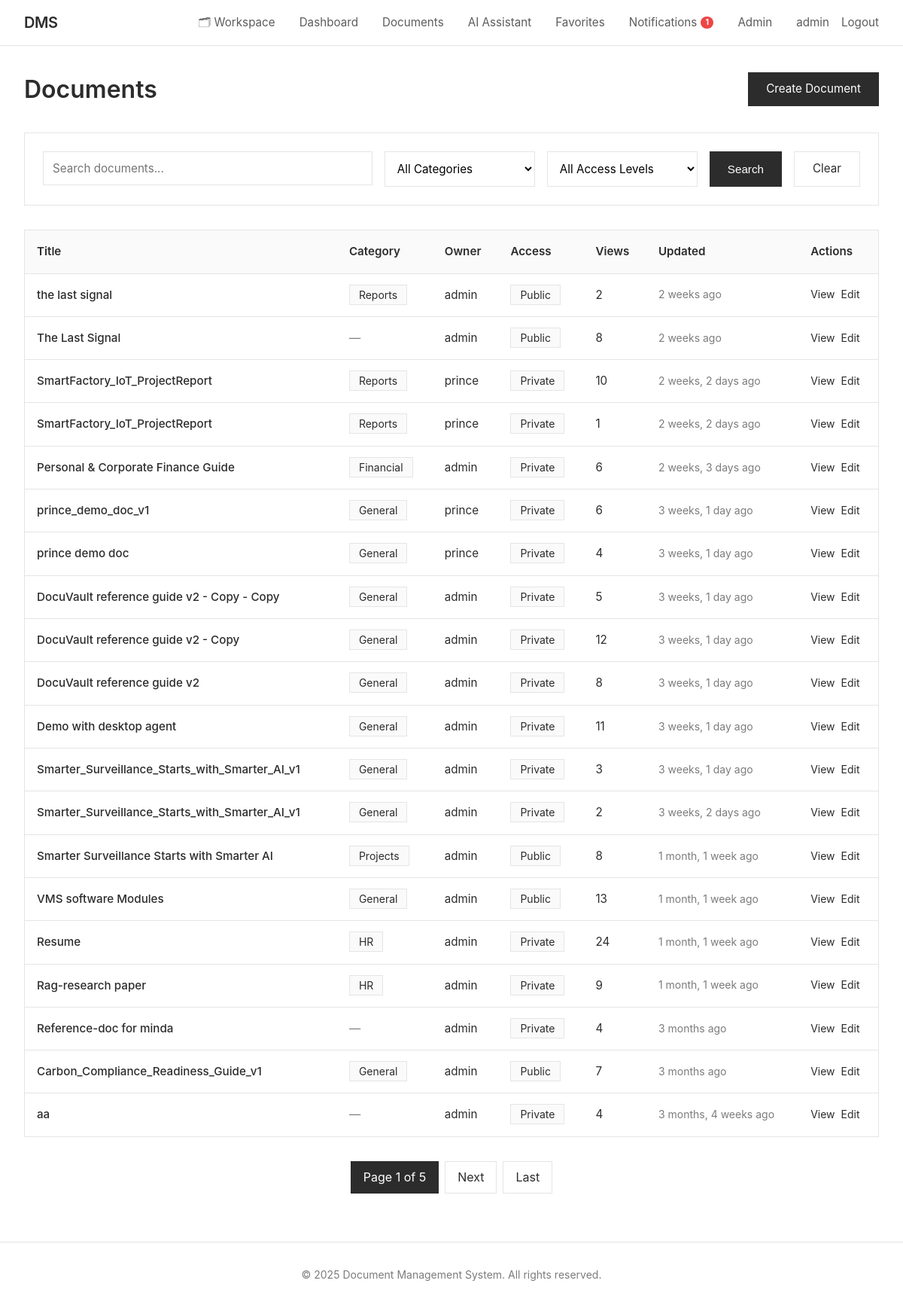
/documents/ (signed in), run on an earlier commit of the app's database.
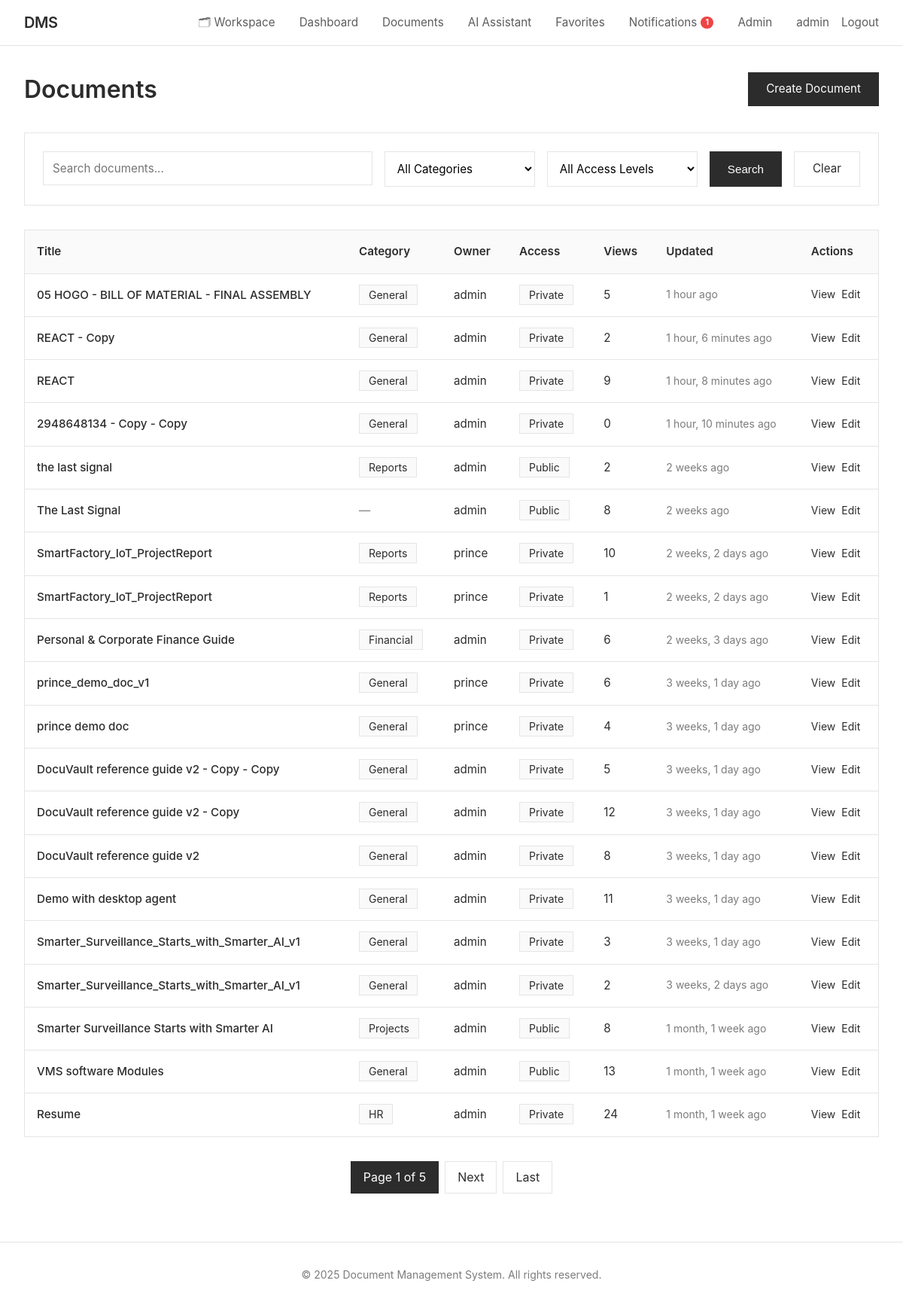
And on a later commit of the database.
### documents/models.py (models this page shows, shortened)
class Document(models.Model):
    ACCESS_LEVEL_CHOICES = [
        ('public', 'Public'),
        ('private', 'Private'),
        ('role', 'Role-Based'),
        ('custom', 'Custom Users'),
    ]
    title = models.CharField(max_length=255)
    description = models.TextField(blank=True)
    file = models.FileField(upload_to=document_upload_path)
    file_size = models.BigIntegerField(default=0, help_text="Size in bytes")
    file_type = models.CharField(max_length=100, blank=True)
    owner = models.ForeignKey(User, on_delete=models.CASCADE, related_name='owned_documents')
    access_level = models.CharField(max_length=10, choices=ACCESS_LEVEL_CHOICES, default='private')
    required_role_level = models.IntegerField(
        default=1,
        validators=[MinValueValidator(1), MaxValueValidator(100)],
        help_text="Minimum role level required (for role-based access)"
    )
    category = models.ForeignKey(Category, on_delete=models.SET_NULL, null=True, blank=True, related_name='documents')
    folder   = models.ForeignKey('Folder', on_delete=models.SET_NULL, null=True, blank=True,
                                 related_name='folder_documents')
    tags = models.ManyToManyField(Tag, blank=True, related_name='documents')
    shared_with = models.ManyToManyField(User, blank=True, related_name='shared_documents')
    version = models.IntegerField(default=1)
    is_locked = models.BooleanField(default=False, help_text="Locked documents cannot be edited")
    locked_by = models.ForeignKey(User, on_delete=models.SET_NULL, null=True, blank=True, related_name='locked_documents')
    views_count = models.IntegerField(default=0)
    downloads_count = models.IntegerField(default=0)
    created_at = models.DateTimeField(auto_now_add=True)
    updated_at = models.DateTimeField(auto_now=True)
    allow_comments = models.BooleanField(default=True)
    allow_download = models.BooleanField(default=True)
    is_deleted = models.BooleanField(default=False)
    deleted_at = models.DateTimeField(null=True, blank=True)
    class Meta:
        ordering = ['-updated_at', '-created_at']
        indexes = [
            models.Index(fields=['owner', 'access_level']),
            models.Index(fields=['created_at']),
            models.Index(fields=['title']),
        ]

class Category(models.Model):
    name = models.CharField(max_length=100, unique=True)
    description = models.TextField(blank=True)
    color = models.CharField(max_length=7, default='#007bff', help_text="Hex color code")
    icon = models.CharField(max_length=50, blank=True, help_text="Icon class name")
    parent = models.ForeignKey('self', on_delete=models.CASCADE, null=True, blank=True, related_name='subcategories')
    created_at = models.DateTimeField(auto_now_add=True)
    created_by = models.ForeignKey(User, on_delete=models.SET_NULL, null=True, related_name='created_categories')
    class Meta:
        verbose_name_plural = "Categories"
        ordering = ['name']

class User(AbstractUser):
    USER_TYPE_CHOICES = [
        ('guest', 'Guest'),
        ('user', 'Regular User'),
        ('admin', 'Admin'),
    ]
    user_type = models.CharField(max_length=10, choices=USER_TYPE_CHOICES, default='user')
    role = models.ForeignKey(Role, on_delete=models.SET_NULL, null=True, blank=True, related_name='users')
    bio = models.TextField(blank=True)
    avatar = models.ImageField(upload_to='avatars/', null=True, blank=True)
    phone = models.CharField(max_length=20, blank=True)
    department = models.CharField(max_length=100, blank=True)
    created_at = models.DateTimeField(auto_now_add=True)
    updated_at = models.DateTimeField(auto_now=True)
    last_activity = models.DateTimeField(auto_now=True)
    is_active = models.BooleanField(default=True)
    class Meta:
        ordering = ['-created_at']
    def is_admin(self):
        return self.user_type == 'admin'

### documents/views.py (the view, shortened to what this page needs)
# urls.py: path('documents/', views.document_list_view, name='document_list'),
@login_required
def document_list_view(request):
    user = request.user
    documents = Document.objects.filter(is_deleted=False).select_related(
        'owner', 'category'
    ).prefetch_related('tags')
    search_query = request.GET.get('q', '')
    if search_query:
        documents = documents.filter(
            Q(title__icontains=search_query) |
            Q(description__icontains=search_query) |
            Q(tags__name__icontains=search_query)
        ).distinct()
    category_id = request.GET.get('category')
    if category_id:
        documents = documents.filter(category_id=category_id)
    tag_id = request.GET.get('tag')
    if tag_id:
        documents = documents.filter(tags__id=tag_id)
    access_level = request.GET.get('access_level')
    if access_level:
        documents = documents.filter(access_level=access_level)
    sort_by = request.GET.get('sort', '-updated_at')
    documents = documents.order_by(sort_by)
    paginator = Paginator(documents, 20)
    page_number = request.GET.get('page')
    page_obj = paginator.get_page(page_number)
    context = {
        'page_obj': page_obj,
        'search_query': search_query,
        'categories': Category.objects.all(),
        'tags': Tag.objects.all(),
    }
    return render(request, 'documents/document_list.html', context)

### documents/context_processors.py (called while the page is built)
def unread_notifications(request):
    if request.user.is_authenticated:
        count = Notification.objects.filter(recipient=request.user, is_read=False).count()
        return {'unread_notifications_count': count}
    return {'unread_notifications_count': 0}

### documents/templates/documents/document_list.html (shortened to what the changed rows need)
{% extends 'documents/base.html' %}
{% block content %}
<div style="display: flex; justify-content: space-between; align-items: center; margin-bottom: 2rem;">
    <h1 style="font-size: 2rem; font-weight: 600; color: #2c2c2c;">
        Documents
    </h1>
</div>
{% if page_obj %}
    <div class="table-wrapper">
        <table>
            <thead>
                <tr>
                    <th>Title</th>
                    <th>Category</th>
                    <th>Owner</th>
                    <th>Access</th>
                    <th>Views</th>
                    <th>Updated</th>
                    <th>Actions</th>
                </tr>
            </thead>
            <tbody>
                {% for document in page_obj %}
                    <tr>
                        <td>
                            <a href="{% url 'document_detail' document.pk %}" style="color: #2c2c2c; text-decoration: none; font-weight: 500;">
                                {{ document.title }}
                            </a>
                        </td>
                        <td>
                            {% if document.category %}
                                <span style="padding: 0.25rem 0.75rem; background: #fafafa; border: 1px solid #e5e5e5; font-size: 0.875rem;">
                                    {{ document.category.name }}
                                </span>
                            {% else %}
                                <span style="color: #7c7c7c;">—</span>
                            {% endif %}
                        </td>
                        <td>{{ document.owner.username }}</td>
                        <td>
                            <span style="padding: 0.25rem 0.75rem; background: #fafafa; border: 1px solid #e5e5e5; font-size: 0.875rem;">
                                {{ document.get_access_level_display }}
                            </span>
                        </td>
                        <td>{{ document.views_count }}</td>
                        <td style="font-size: 0.875rem; color: #7c7c7c;">
                            {{ document.updated_at|timesince }} ago
                        </td>
                        <td>
                            <div style="display: flex; gap: 0.5rem;">
                                <a href="{% url 'document_detail' document.pk %}" style="color: #2c2c2c; text-decoration: none; font-size: 0.875rem;">
                                    View
                                </a>
                                {% if document.owner == user or user.is_admin %}
                                    <a href="{% url 'document_edit' document.pk %}" style="color: #2c2c2c; text-decoration: none; font-size: 0.875rem;">
                                        Edit
                                    </a>
                                {% endif %}
                            </div>
                        </td>
                    </tr>
                {% endfor %}
            </tbody>
        </table>
    </div>
{% else %}
    <div class="card">
        <p style="color: #7c7c7c; text-align: center; padding: 3rem 0;">
            No documents found. Create your first document to get started.
        </p>
    </div>
{% endif %}
{% endblock %}

What changed in the data, as far as the page shows it:
no longer on this page (row unchanged): Document: title "Rag-research paper", category.name "HR", owner.username "admin", access_level "Private", views_count "9", updated_at "1 month, 1 week", shows "Edit"
no longer on this page (row unchanged): Document: title "Reference-doc for minda", owner.username "admin", access_level "Private", views_count "4", updated_at "3 months", shows "Edit"
no longer on this page (row unchanged): Document: title "Carbon_Compliance_Readiness_Guide_v1", category.name "General", owner.username "admin", access_level "Public", views_count "7", updated_at "3 months", shows "Edit"
no longer on this page (row unchanged): Document: title "aa", owner.username "admin", access_level "Private", views_count "4", updated_at "3 months, 4 weeks", shows "Edit"
added Document: title "05 HOGO - BILL OF MATERIAL - FINAL ASSEMBLY", category.name "General", owner.username "admin", access_level "Private", views_count "5", updated_at "1 hour", shows "Edit"
added Document: title "REACT - Copy", category.name "General", owner.username "admin", access_level "Private", views_count "2", updated_at "1 hour, 6 minutes", shows "Edit"
added Document: title "REACT", category.name "General", owner.username "admin", access_level "Private", views_count "9", updated_at "1 hour, 8 minutes", shows "Edit"
added Document: title "2948648134 - Copy - Copy", category.name "General", owner.username "admin", access_level "Private", views_count "0", updated_at "1 hour, 10 minutes", shows "Edit"
